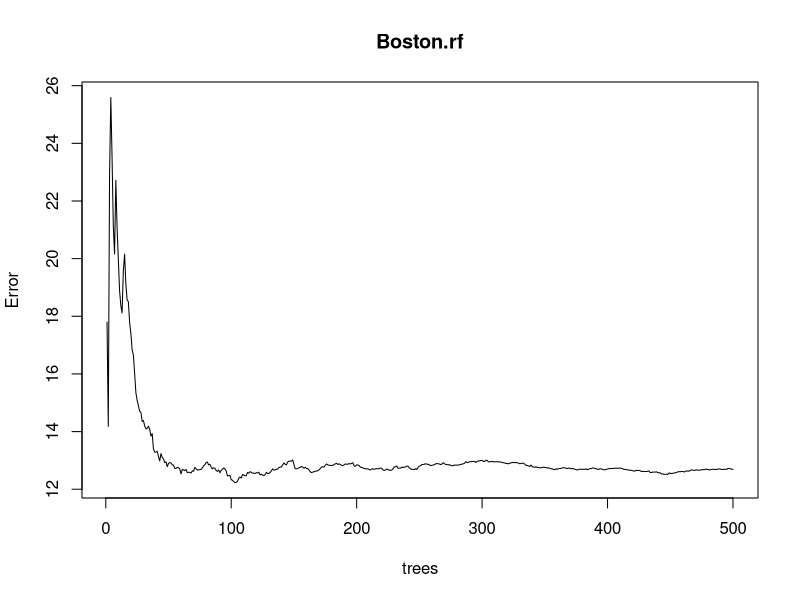
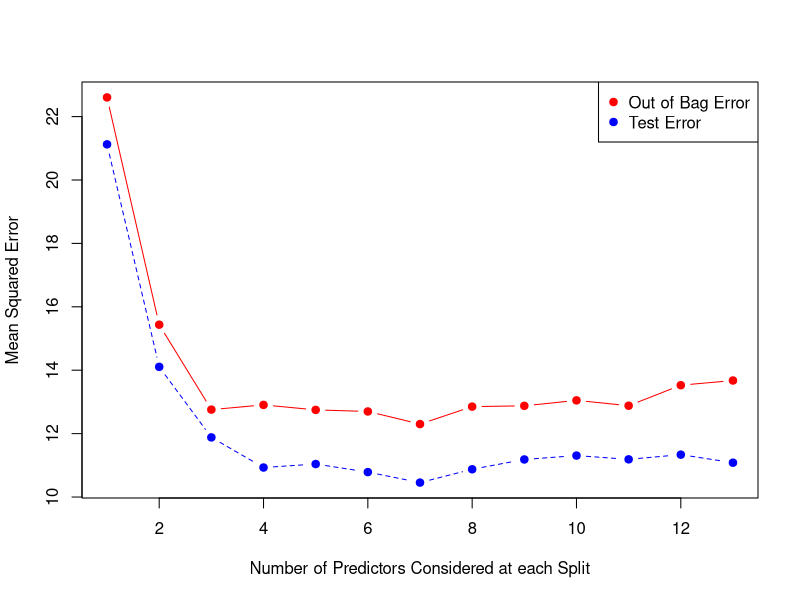

Write R code to recreate these figures, in order.
#oading the required packages

install.packages("randomForest")
install.packages("MASS") #This package contain Boston dataset

require(randomForest)
require(MASS)
attach(Boston)
set.seed(101)

dim(Boston)


#Saperating Training and Test Sets

#training Sample with 300 observations
train=sample(1:nrow(Boston),300)
?Boston  #to search on the dataset

#Fitting the Random Forest

Boston.rf=randomForest(medv ~ . , data = Boston , subset = train)
Boston.rf  
# In output The above Mean Squared Error and Variance explained 
#are calculated using Out of Bag Error Estimation


#Plotting the Error vs Number of Trees Graph.

plot(Boston.rf) 

#This plot shows the Error and the Number of Trees. 
#We can easily notice that how the Error is dropping as we keep on adding more and more trees
#and average them.


oob.err=double(13)
test.err=double(13)

#mtry is no of Variables randomly chosen at each split
for(mtry in 1:13) 
{
  rf=randomForest(medv ~ . , data = Boston , subset = train,mtry=mtry,ntree=400) 
  oob.err[mtry] = rf$mse[400] #Error of all Trees fitted
  
  pred<-predict(rf,Boston[-train,]) #Predictions on Test Set for each Tree
  test.err[mtry]= with(Boston[-train,], mean( (medv - pred)^2)) #Mean Squared Test Error
  
  cat(mtry," ") #printing the output to the console
  
}


#Test Error

test.err

#Out of Bag Error Estimation

oob.err


#Plotting both Test Error and Out of Bag Error

matplot(1:mtry , cbind(oob.err,test.err), pch=19 , col=c("red","blue"),type="b",ylab="Mean Squared Error",xlab="Number of Predictors Considered at each Split")
legend("topright",legend=c("Out of Bag Error","Test Error"),pch=19, col=c("red","blue"))
